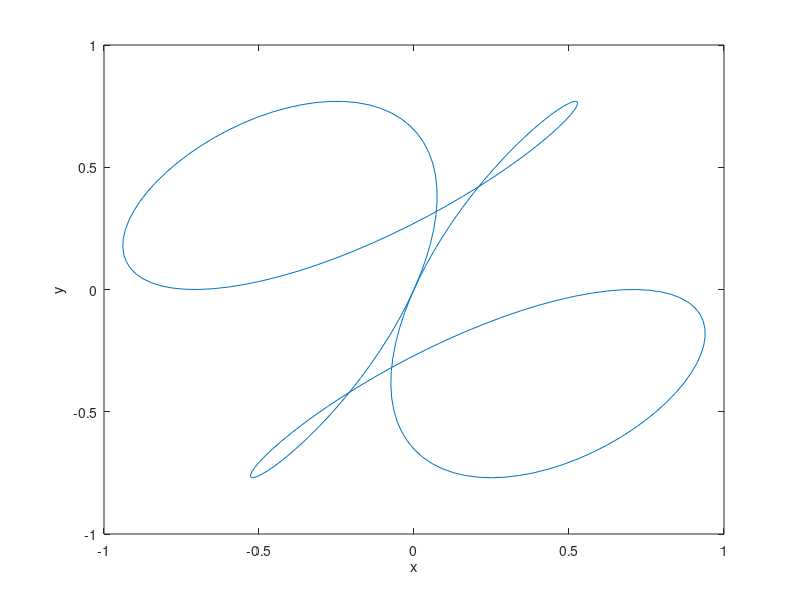

Write MATLAB code to recreate this figure.
n=2; m=1; t0=pi/4;
x = @(t) sin(m*t) .* cos(n*t+t0);
y = @(t) cos(m*t) .* sin(n*t);

t = linspace(0, 2*pi, 200);
plot(x(t), y(t));

xlabel('x')
ylabel('y')